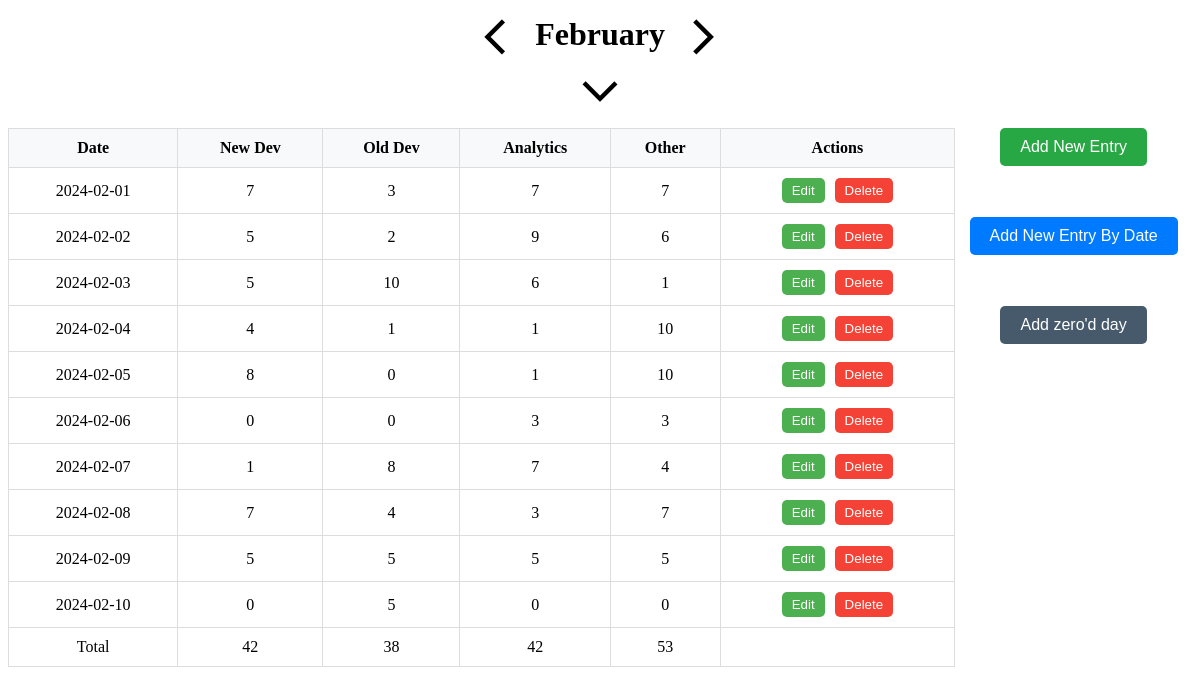
Screenshot of /table/prev/0 with the database file from the repository.
### tables this page shows
CREATE TABLE hours_worked (
    date TEXT DEFAULT (date('now', 'localtime')) PRIMARY KEY,
    new_dev INTEGER DEFAULT 0,
    old_dev INTEGER DEFAULT 0,
    analytics INTEGER DEFAULT 0,
    other INTEGER DEFAULT 0
);

### main.py (the view)
@app.route('/table/prev/<string:month>')
def table_prev(month):
    prev_month = int(month) - 1
    data = get_data_adjusted_from_current_month(prev_month)
    disable = ''
    if data:
        date_str = data[0]['date']
        date = datetime.strptime(date_str, "%Y-%m-%d")
        month_name = date.strftime("%B")
    else:
        month_name = 'No More Data'
        disable = 'prev'
    return render_template('main.html', data=data, month_name=month_name, month=prev_month, disable=disable)

### sqlite/db_manager.py (called while the page is built)
def adjust_month(months=0):
    date = datetime.now()
    adjusted_date = date + relativedelta(months=months)
    return adjusted_date.strftime("%Y-%m-%d")

def get_db_connection():
    conn = sqlite3.connect('sqlite/database.db')
    conn.row_factory = sqlite3.Row
    return conn

def get_all_data(query="SELECT * FROM hours_worked ORDER BY date"):
    conn = get_db_connection()
    rows = conn.execute(query).fetchall()
    return [dict(row) for row in rows]

def get_data_adjusted_from_current_month(adj_mon=0):
    month = adjust_month(adj_mon)
    query = f"SELECT * FROM hours_worked WHERE strftime('%Y-%m', date) = '{month[:7]}' ORDER BY date"
    return get_all_data(query)

### templates/main.html (shortened to what this page needs)
<!doctype html>
<html>
<head>
    <link rel="stylesheet" type="text/css" href="{{ url_for('static', filename='styles.css') }}">
</head>
<body>
    <div class="month-nav">
        {% if disable != 'prev' %}
            <a href="{{ url_for('table_prev', month=month) }}" class="nav-item">
                <span class="material-symbols-outlined md-48">chevron_left</span>
            </a>
        {% endif %}
        <div class="month-container">
            <h1 class="nav-item month-title">{{month_name}}</h1>
            <span class="material-symbols-outlined nav-item">expand_more</span>
        </div>
        {% if disable != 'next' %}
        <a href="{{ url_for('table_next', month=month) }}" class="nav-item">
            <span class="material-symbols-outlined">chevron_right</span>
        </a>
        {% endif %}
    </div>
    <div class="table-container">
        <div class="left-table">
            <table class="styled-table">
                <thead>
                    <tr>
                        <th class="header">Date</th>
                        <th class="header">New Dev</th>
                        <th class="header">Old Dev</th>
                        <th class="header">Analytics</th>
                        <th class="header">Other</th>
                        <th class="header">Actions</th>
                    </tr>
                </thead>
                <tbody>
                    {% for item in data %}
                    <tr>
                        <td class="date-column">{{item.date}}</td>
                        <td class="new-dev-column">{{item.new_dev}}</td>
                        <td class="old-dev-column">{{item.old_dev}}</td>
                        <td class="analytics-column">{{item.analytics}}</td>
                        <td class="other-column">{{item.other}}</td>
                        <td>
                            <div class="button-container">
                                <a href="{{ url_for('edit_hours', date=item['date']) }}"><button class="edit-button">Edit</button></a>
                                <form action="{{ url_for('delete', date=item['date']) }}" method="POST">
                                    <button type="submit" class="delete-button" onclick="return confirm('Are you sure you want to delete this entry?')">Delete</button>
                                </form>
                            </div>
                        </td>
                    </tr>
                    {% endfor %}
                    <tr>
                        <td class="total-label">Total</td>
                        <td class="new-dev-total">{{ data|sum(attribute='new_dev') }}</td>
                        <td class="old-dev-total">{{ data|sum(attribute='old_dev') }}</td>
                        <td class="analytics-total">{{ data|sum(attribute='analytics') }}</td>
                        <td class="other-total">{{ data|sum(attribute='other') }}</td>
                        <td></td>
                    </tr>
                </tbody>
            </table>
        </div>
        <div class="right-buttons">
            <div class="btn-container">
                <a href="/form/today"><button class="btn btn-green">Add New Entry</button></a>
                <a href="/form/pick"><button class="btn btn-blue">Add New Entry By Date</button></a>
                <form action="{{ url_for('add_hours') }}" method="POST">
                    <button type="submit" class="btn btn-grey">Add zero'd day</button>
                </form>
            </div>
        </div>
    </div>
</body>

### static/styles.css (style rules this page uses)
.month-nav { display: flex; justify-content: center; align-items: top; position: absolute; top: 0; left: 50%; transform: translateX(-50%); }
.month-container { display: flex; flex-direction: column; align-items: center; }
.material-symbols-outlined { font-size: 4.375rem !important; vertical-align: top; }
.nav-item { margin: 0.125rem; text-decoration: none; color: inherit; outline: none; }
.month-title { margin-top: 1rem; }
.table-container { display: flex; margin-top: 8rem; }
.left-table { flex: 80%; }
.right-buttons { flex: 20%; }
.styled-table { width: 100%; border-collapse: collapse; }
.styled-table thead tr { background-color: #f8f9fa; }
.styled-table th, .styled-table td { padding: 10px; border: 1px solid #ddd; text-align: center; }
.button-container { display: flex; gap: 10px; justify-content: center; }
.edit-button, .delete-button { padding: 5px 10px; border: none; border-radius: 5px; cursor: pointer; }
.edit-button { background-color: #4caf50; color: white; }
.delete-button { background-color: #f44336; color: white; }
.btn-container { display: flex; flex-direction: column; justify-content: space-between; align-items: center; height: 40%; }
.btn { padding: 10px 20px; border: none; border-radius: 5px; color: white; text-decoration: none; font-size: 16px; transition: background-color 0.3s ease; }
.btn-blue { background-color: #007BFF; }
.btn-green { background-color: #28a745; }
.btn-grey { background-color: #475a6b; }

### rows the page displays
hours_worked: date "2024-02-01", new_dev "7", old_dev "3", analytics "7", other "7"
hours_worked: date "2024-02-02", new_dev "5", old_dev "2", analytics "9", other "6"
hours_worked: date "2024-02-03", new_dev "5", old_dev "10", analytics "6", other "1"
hours_worked: date "2024-02-04", new_dev "4", old_dev "1", analytics "1", other "10"
hours_worked: date "2024-02-05", new_dev "8", old_dev "0", analytics "1", other "10"
hours_worked: date "2024-02-06", new_dev "0", old_dev "0", analytics "3", other "3"
hours_worked: date "2024-02-07", new_dev "1", old_dev "8", analytics "7", other "4"
hours_worked: date "2024-02-08", new_dev "7", old_dev "4", analytics "3", other "7"
hours_worked: date "2024-02-09", new_dev "5", old_dev "5", analytics "5", other "5"
hours_worked: date "2024-02-10", new_dev "0", old_dev "5", analytics "0", other "0"

### other values shown
{{ month_name }} "February"
{{ data|sum(attribute='new_dev') }} "42"
{{ data|sum(attribute='old_dev') }} "38"
{{ data|sum(attribute='analytics') }} "42"
{{ data|sum(attribute='other') }} "53"
